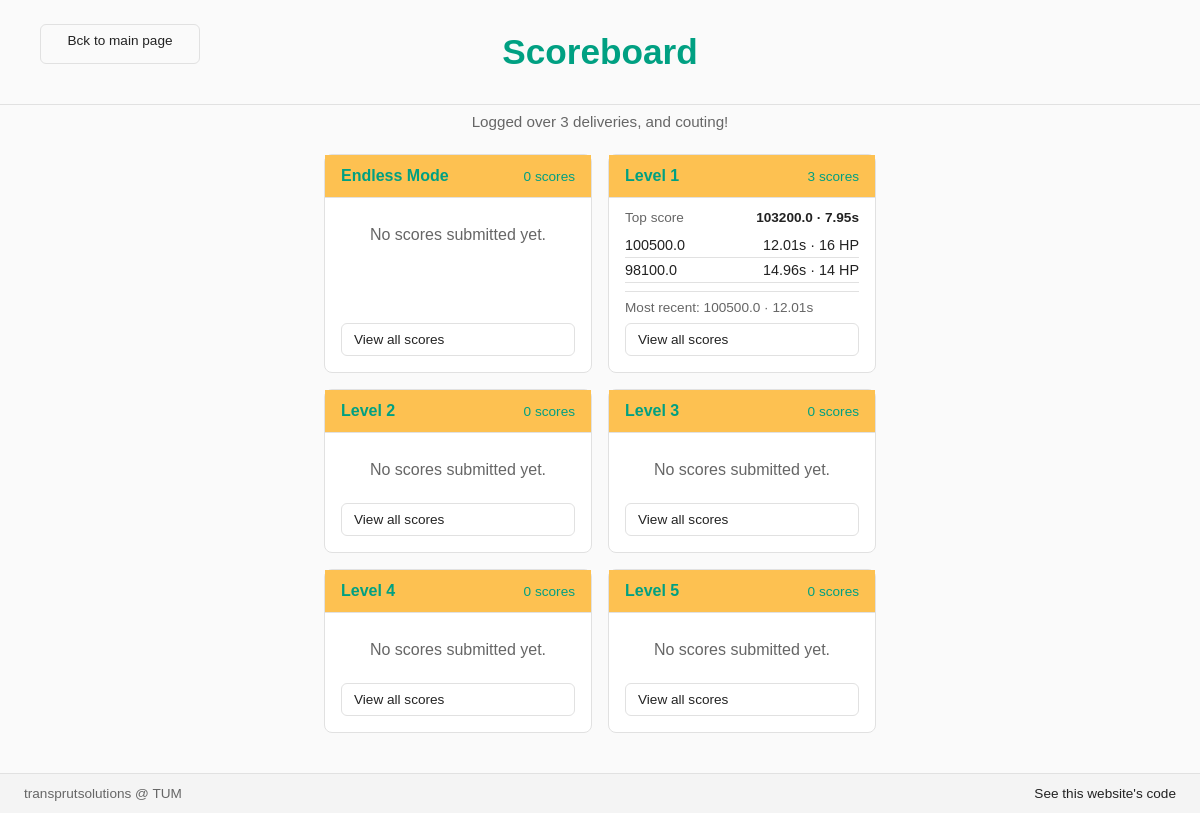
Screenshot of /api/scores/list/ with the database file from the repository.
### scores/models.py (models this page shows)
class ScoreEntry(models.Model):
    score = models.FloatField()
    time = models.FloatField()
    hp = models.IntegerField()
    level = models.IntegerField()
    timestamp = models.DateTimeField(auto_now_add=True)

### scores/views.py (the view)
# urls.py: path("scores/list/", list_scores, name="list_scores"),
def list_scores(request):
    levels = [0, 1, 2, 3, 4, 5]
    boards = []
    total_records = 0
    for level in levels:
        base_qs = ScoreEntry.objects.filter(level=level)
        total_records += base_qs.count()
        top_four = list(base_qs.order_by("-score", "-timestamp")[:4])
        most_recent = base_qs.order_by("-timestamp").first()
        boards.append(
            {
                "level": level,
                "label": "Endless Mode" if level == 0 else f"Level {level}",
                "top_score": top_four[0] if top_four else None,
                "other_scores": top_four[1:],
                "most_recent": most_recent,
                "total": base_qs.count(),
            }
        )
    return render(
        request,
        "scores/list.html",
        {
            "boards": boards,
            "total_records": total_records,
        },
    )

### templates/scores/list.html (shortened to what this page needs)
{% load static %}
<!doctype html>
<html lang="en">
  <head>
    <link rel="stylesheet" href="{% static 'scores/styles.css' %}" />
  </head>
  <body>
    <header class="scoreboard-header">
      <a class="button header-button" href="/">Bck to main page</a>
      <h1>Scoreboard</h1>
      <span class="header-spacer" aria-hidden="true"></span>
    </header>
    <div class="scoreboard-counter">Logged over {{ total_records }} deliveries, and couting!</div>
    <main>
      {% for board in boards %}
        <section class="card">
          <div class="card-header">
            <strong>{{ board.label }}</strong>
            <span>{{ board.total }} scores</span>
          </div>
          <div class="card-body">
            {% if board.top_score %}
              <div class="summary">
                <span>Top score</span>
                <span class="top-score">{{ board.top_score.score }} · {{ board.top_score.time|floatformat:2 }}s</span>
              </div>
              {% for entry in board.other_scores %}
                <div class="score-row">
                  <span>{{ entry.score }}</span>
                  <span>{{ entry.time|floatformat:2 }}s · {{ entry.hp }} HP</span>
                </div>
              {% endfor %}
              <div class="recent">
                Most recent: {{ board.most_recent.score }} · {{ board.most_recent.time|floatformat:2 }}s
              </div>
            {% else %}
              <div class="empty">No scores submitted yet.</div>
            {% endif %}
          </div>
          <a class="button" href="/api/scores/list/{{ board.level }}/">View all scores</a>
        </section>
      {% endfor %}
    </main>
    <footer>
      <span>transprutsolutions @ TUM</span>
      <a href="https://github.com/IanisDonica/webserverTransprut">See this website's code</a>
    </footer>
  </body>
</html>

### scores/static/scores/styles.css (style rules this page uses)
:root { --bg: #fafafa; --ink: #222; --muted: #666; --line: #e1e1e1; }
* { box-sizing: border-box; }
body { margin: 0; font-family: Arial, sans-serif; background: var(--bg); color: var(--ink); min-height: 100vh; display: flex; flex-direction: column; padding-bottom: 56px; }
header { padding: 24px; border-bottom: 1px solid var(--line); color: #00a082; }
.scoreboard-header { display: grid; grid-template-columns: 160px 1fr 160px; align-items: center; gap: 16px; }
.scoreboard-header h1 { flex: 1; text-align: center; margin: 0; }
.scoreboard-counter { padding: 8px 24px 0; color: var(--muted); font-size: 0.95rem; text-align: center; }
.header-button { margin: 0; height: 40px; display: inline-flex; align-items: center; justify-content: center; min-width: 160px; text-align: center; }
.header-spacer { min-width: 160px; height: 40px; }
h1 { margin: 0 0 4px; font-size: 2.2rem; }
h1, h2, h3, h4, h5, h6 { color: #00a082; }
main { padding: 24px; display: grid; gap: 16px; grid-template-columns: repeat(auto-fit, minmax(260px, 1fr)); flex: 1; }
@media (min-width: 1000px) { main { margin-left: 25%; margin-right: 25%; grid-template-columns: repeat(auto-fit, minmax(240px, 1fr)); } }
.card { border: 1px solid var(--line); border-radius: 8px; background: #fff; display: flex; flex-direction: column; height: 100%; }
.card-header { padding: 12px 16px; display: flex; justify-content: space-between; align-items: center; border-bottom: 1px solid var(--line); background: #fdc151; color: #00a082; }
.card-header span { color: #00a082; font-size: 0.85rem; }
.card-body { padding: 12px 16px 8px; flex: 1; }
.summary { display: flex; justify-content: space-between; margin-bottom: 8px; color: var(--muted); font-size: 0.85rem; }
.top-score { font-weight: 700; color: var(--ink); }
.score-row { display: flex; justify-content: space-between; padding: 4px 0; border-bottom: 1px solid var(--line); font-size: 0.9rem; }
.recent { margin-top: 8px; padding-top: 8px; border-top: 1px solid var(--line); color: var(--muted); font-size: 0.85rem; }
.button { display: inline-block; margin: 12px 16px 16px; padding: 8px 12px; border-radius: 6px; border: 1px solid var(--line); color: var(--ink); text-decoration: none; font-size: 0.85rem; margin-top: auto; }
.empty { text-align: center; padding: 16px 0; color: var(--muted); }
footer { position: fixed; left: 0; right: 0; bottom: 0; border-top: 1px solid var(--line); padding: 12px 24px; display: flex; justify-content: space-between; align-items: center; font-size: 0.85rem; color: var(--muted); background: #f4f4f4; z-index: 10; }
footer a { color: var(--ink); text-decoration: none; }

### rows the page displays
ScoreEntry: label "Level 1", total "3", top_score.score "103200.0", top_score.time "7.95", most_recent.score "100500.0", most_recent.time "12.01"
ScoreEntry: score "100500.0", time "12.01", hp "16"
ScoreEntry: score "98100.0", time "14.96", hp "14"

### other values shown
{{ total_records }} "3"
{{ board.label }} "Endless Mode" "Level 2" "Level 3" "Level 4" "Level 5"
{{ board.total }} "0" "0" "0" "0" "0"
